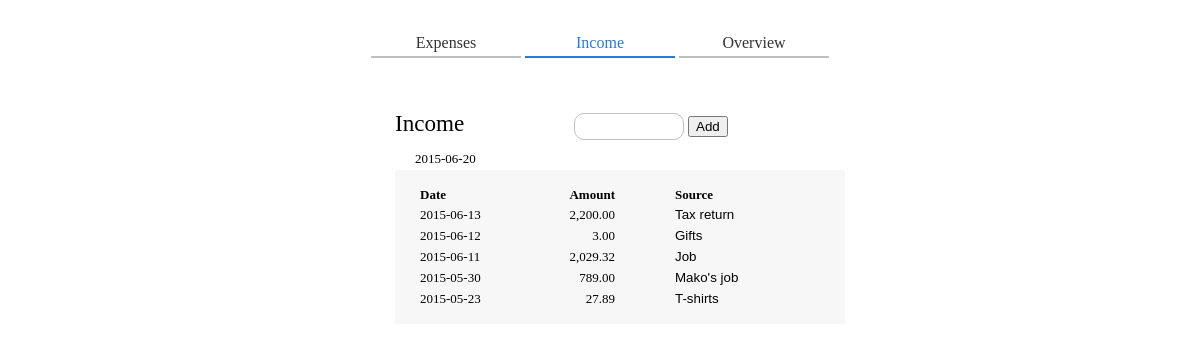
The app's page /income/ with its own data.
### models.py (models this page shows)
class IncomeItem(Base):
  __tablename__ = 'income'
  id = Column(Integer, primary_key = True)
  date = Column(String(10), nullable = False)
  amount = Column(Integer, nullable = False)
  source_id = Column(Integer, ForeignKey('income_sources.id'))
  source = relationship(IncomeSource)
  description = Column(String(50))

class IncomeSource(Base):
  __tablename__ = 'income_sources'
  id = Column(Integer, primary_key = True)
  name = Column(String(30), nullable = False)

### views.py (the view)
@app.route('/income/', methods = ['GET','POST'])
def Income():
  if request.method == 'POST':
    if request.form['command'] == 'delete':
      deleted_id = request.form['id']
      deletedItem = session.query(IncomeItem).filter_by(id=deleted_id).one()
      session.delete(deletedItem)
      session.commit()
      print "Deleted row " + deleted_id
      allIncomeRows = session.query(IncomeItem).join("source").order_by(desc("date")).all()
      allSourceRows = session.query(IncomeSource).all()
      return render_template('income_table.html',
                             allIncomeRows = allIncomeRows,
                             allSourceRows = allSourceRows)
    elif request.form['command'] == 'insert':
      input_date = request.form['date']
      input_amount = request.form['amount']
      input_source = request.form['source']
      input_description = request.form['description']
      incomeItem = IncomeItem(date = input_date,
                              amount = input_amount,
                              source_id = input_source,
                              description = input_description)
      session.add(incomeItem)
      session.commit()
      print "Inserted row %s | %s | %s | %s" % (input_date,
                                                input_amount,
                                                input_source,
                                                input_description)
      allIncomeRows = session.query(IncomeItem).join("source").order_by(desc("date")).all()
      allSourceRows = session.query(IncomeSource).all()
      return render_template('income_table.html',
                              allIncomeRows = allIncomeRows,
                              allSourceRows = allSourceRows)
    elif request.form['command'] == 'update':
      input_id = request.form['id']
      input_field = request.form['field']
      input_value = request.form['value']
      row = session.query(IncomeItem).filter_by(id=input_id).one()
      if input_field == 'date':
        row.date = input_value
      elif input_field == 'amount':
        row.amount = input_value
      elif input_field == 'source':
        row.source_id = input_value
      elif input_field == 'description':
        row.description = input_value
      session.commit()
      print "Updated row %s" % str(input_id)
      allIncomeRows = session.query(IncomeItem).join("source").order_by(desc("date")).all()
      allSourceRows = session.query(IncomeSource).all()
      return render_template('income_table.html',
                              allIncomeRows = allIncomeRows,
                              allSourceRows = allSourceRows)
  else: # normal GET request
    allIncomeRows = session.query(IncomeItem).join("source").order_by(desc("date")).all()
    allSourceRows = session.query(IncomeSource).all()
    return render_template('income.html',
                           allIncomeRows = allIncomeRows,
                           allSourceRows = allSourceRows)

### views.py (called while the page is built)
@app.context_processor
def utility_processor():
  def format_money(amount):
    return format(float(amount)/100, ',.2f')
  return dict(format_money=format_money)

### templates/income.html (shortened to what this page needs)
{% extends "expenses.html" %}
{% block content %}
  <div class="page-wrapper">
  <nav>
    <ul>
      <a href="{{ url_for('Expenses') }}"><li>Expenses</li></a>
      <li class="active-link">Income</li>
      <a href="{{ url_for('Overview') }}"><li>Overview</li></a>
    </ul>
  </nav>
  <div class="content">
  <h1 class="page-heading">Income</h1>
    <div class="input-box-container">
      <form id="input-form" method="post" action="">
        <input type="text" id="input-box" name="input" autofocus="true" maxlength="8">
        <input type="submit" value="Add">
      </form>
    </div>
    <div id="preview-box">
      <span id="date-preview"></span>
    </div>
    <div class="table-container">
      {% include "income_table.html" %}
    </div>
    </div>
  </div>
{% endblock %}

### templates/income_table.html (shortened to what this page needs)
      <table>
        <tr>
          <th class="date">Date</th>
          <th class="amount">Amount</th>
          <th class="category">Source</th>
        </tr>
      {% for row in allIncomeRows %}
        <tr>
          <td class="row date">{{row.date}}</td>
          <td class="row amount">{{format_money(row.amount)}}</td>
          <td class="row source">
            <select class="source-select">
              <option selected>{{row.source.name}}</option>
            </select>
          </td>
          <td class="row delete"><a class="delete-link" name="{{ row.id }}">X</a></td>
        </tr>
      {% endfor %}
      </table>

### static/style.css (style rules this page uses)
*, *:before, *:after { -moz-box-sizing: border-box; -webkit-box-sizing: border-box; box-sizing: border-box; }
body { font: 13px "Open Sans" sans-serif; background-color: white; }
h1, h2, h3, h4, h5, h6 { font-weight: 300; margin-bottom: 0.5em; }
h1 { font-size: 23.11111px; }
h1.page-heading { display: inline-block; width: 170px; }
a { color: #267ad9; text-decoration: none; cursor: pointer; }
.active-link { color: #267ad9; border-color: #267ad9; }
.page-wrapper { padding: 30px 0 50px 0; margin: 0 auto; width: 600px; }
nav { margin-bottom: 50px; }
nav ul { text-align: center; }
nav ul li { display: inline-block; width: 150px; padding: 5px 0; background-color: white; border-bottom: 2px solid #bfbfbf; font: 13px "Open Sans" sans-serif; }
nav ul a li { color: #333; }
.content { width: 410px; margin: 0 auto; }
#preview-box { padding: 5px 20px; font-size: 13px; }
#date-preview { display: inline-block; width: 95px; }
table { border-collapse: collapse; }
table th { font-weight: bold; text-align: left; }
table th.amount { text-align: right; }
table tr td, table tr th { padding: 3px 10px; font-size: 13px; background: transparent; }
.table-container { background-color: #f7f7f7; padding: 15px 15px; width: 450px; }
td.category, th.category, td.source, th.source { padding-left: 50px; }
.row.date { width: 95px; }
.row.amount { width: 120px; text-align: right; }
.row.category, .row.source { width: 120px; }
.category-select, .source-select { width: 100px; overflow: hidden; background: transparent; font: 13px "Open Sans" sans-serif; border: none; outline: none; -webkit-appearance: none; }
.input-box-container { display: inline-block; padding: 5px; width: 200px; margin: 0 auto; }
#input-box { width: 110px; padding: 5px 10px; font: 17.33333px "Open Sans" sans-serif; border: 1px solid #bfbfbf; border-radius: 10px; }

### records on screen
IncomeItem: date "2015-06-13", amount "2,200.00", name "Tax return"
IncomeItem: date "2015-06-12", amount "3.00", name "Gifts"
IncomeItem: date "2015-06-11", amount "2,029.32", name "Job"
IncomeItem: date "2015-05-30", amount "789.00", name "Mako's job"
IncomeItem: date "2015-05-23", amount "27.89", name "T-shirts"
